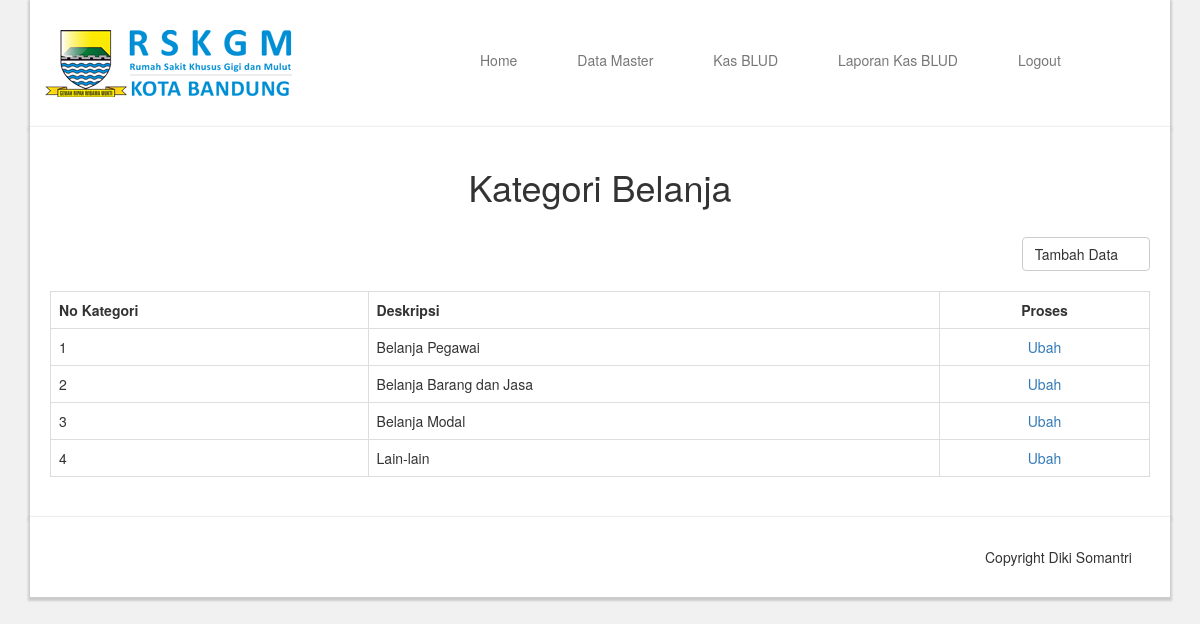
The page /page.php?page=kategori (signed in) on the database its author committed.
### tables this page shows
CREATE TABLE IF NOT EXISTS `kategoribelanja` (
  `idKategori` int(11) NOT NULL AUTO_INCREMENT,
  `deskripsi` text NOT NULL,
  `username` varchar(30) NOT NULL,
  `tgl` timestamp NOT NULL DEFAULT CURRENT_TIMESTAMP ON UPDATE CURRENT_TIMESTAMP,
  PRIMARY KEY (`idKategori`)
);

### pages/kategori.php (the view)
<center><h1>Kategori Belanja</h1></center>
<div class="row">
                <div class="col-xs-8">
                </div>
                <div class="col-xs-4 text-right" style="margin-top: 20px;">
                    <a href="page.php?page=forminputkategori" class="btn btn-default">Tambah Data <img src="image/Add.ico" width="15" height="15"/></a><br /><br />
                </div>
            </div>
<div class="tabel-responsive">
<table class="table table-bordered">
<tr>
<th>No Kategori</th>
<th>Deskripsi</th>
<th colspan="2" class="text-center">Proses</th>
</tr>
<?php
$query=mysql_query("select * from kategoriBelanja");
$baris=mysql_num_rows($query);
if($baris>0){
    $no=1;
    while($data=mysql_fetch_array($query)){
        echo"<tr>
        <td>$no</td>
        <td>".$data['deskripsi']."</td>
        <td class='text-center'>
        <a href='page.php?page=formupdatekategori&id=".$data['idKategori']."'>Ubah</a></td>
        </td>
        </tr>";
        $no++;
    }
}
?>
</table>
</div>

### rows shown on the page
kategoribelanja: deskripsi "Belanja Pegawai"
kategoribelanja: deskripsi "Belanja Barang dan Jasa"
kategoribelanja: deskripsi "Belanja Modal"
kategoribelanja: deskripsi "Lain-lain"
